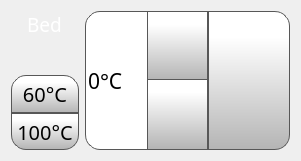
    <widget class="QWidget" name="horizontalLayoutWidget_2">
     <property name="geometry">
      <rect>
       <x>540</x>
       <y>120</y>
       <width>301</width>
       <height>161</height>
      </rect>
     </property>
     <layout class="QHBoxLayout" name="horizontalLayout_3" stretch="1,3">
      <item>
       <layout class="QVBoxLayout" name="verticalLayout_3">
        <property name="spacing">
         <number>0</number>
        </property>
        <item alignment="Qt::AlignHCenter">
         <widget class="QLabel" name="bedLabel_2">
          <property name="font">
           <font>
            <family>Gotham Light</family>
            <pointsize>14</pointsize>
            <weight>50</weight>
            <bold>false</bold>
           </font>
          </property>
          <property name="styleSheet">
           <string notr="true">color: rgb(255, 255, 255);</string>
          </property>
          <property name="text">
           <string>Bed</string>
          </property>
         </widget>
        </item>
        <item alignment="Qt::AlignHCenter">
         <widget class="QLabel" name="bedLabel">
          <property name="minimumSize">
           <size>
            <width>20</width>
            <height>20</height>
           </size>
          </property>
          <property name="maximumSize">
           <size>
            <width>40</width>
            <height>40</height>
           </size>
          </property>
          <property name="font">
           <font>
            <family>Gotham</family>
            <pointsize>16</pointsize>
            <weight>50</weight>
            <bold>false</bold>
            <underline>false</underline>
            <strikeout>false</strikeout>
           </font>
          </property>
          <property name="styleSheet">
           <string notr="true">margin : 4px</string>
          </property>
          <property name="text">
           <string/>
          </property>
          <property name="pixmap">
           <pixmap resource="../resources/resource.qrc">:/Icons/img/icons/bed.png</pixmap>
          </property>
          <property name="scaledContents">
           <bool>true</bool>
          </property>
         </widget>
        </item>
        <item>
         <widget class="QPushButton" name="bed60PreheatButton">
          <property name="sizePolicy">
           <sizepolicy hsizetype="Expanding" vsizetype="Expanding">
            <horstretch>0</horstretch>
            <verstretch>0</verstretch>
           </sizepolicy>
          </property>
          <property name="minimumSize">
           <size>
            <width>0</width>
            <height>0</height>
           </size>
          </property>
          <property name="font">
           <font>
            <family>Gotham</family>
            <pointsize>15</pointsize>
           </font>
          </property>
          <property name="styleSheet">
           <string notr="true">QPushButton {
     border: 1px solid rgb(87, 87, 87);

	background-color: qlineargradient(spread:pad, x1:0, y1:1, x2:0, y2:0.188, stop:0 rgba(180, 180, 180, 255), stop:1 rgba(255, 255, 255, 255));
	border-top-right-radius: 15px;
border-top-left-radius: 15px;

}

QPushButton:pressed {
    background-color: qlineargradient(x1: 0, y1: 0, x2: 0, y2: 1,
                                      stop: 0 #dadbde, stop: 1 #f6f7fa);
}

QPushButton:flat {
    border: none; /* no border for a flat push button */
}

QPushButton:default {
    border-color: navy; /* make the default button prominent */
}

QPushButton:focus {
	outline: none;
}</string>
          </property>
          <property name="text">
           <string>60°C</string>
          </property>
          <property name="iconSize">
           <size>
            <width>50</width>
            <height>50</height>
           </size>
          </property>
          <property name="checkable">
           <bool>false</bool>
          </property>
          <property name="autoDefault">
           <bool>false</bool>
          </property>
          <property name="default">
           <bool>false</bool>
          </property>
          <property name="flat">
           <bool>false</bool>
          </property>
         </widget>
        </item>
        <item>
         <widget class="QPushButton" name="bed100PreheatButton">
          <property name="sizePolicy">
           <sizepolicy hsizetype="Expanding" vsizetype="Expanding">
            <horstretch>0</horstretch>
            <verstretch>0</verstretch>
           </sizepolicy>
          </property>
          <property name="minimumSize">
           <size>
            <width>0</width>
            <height>0</height>
           </size>
          </property>
          <property name="font">
           <font>
            <family>Gotham</family>
            <pointsize>15</pointsize>
           </font>
          </property>
          <property name="styleSheet">
           <string notr="true">QPushButton {
     border: 1px solid rgb(87, 87, 87);

	background-color: qlineargradient(spread:pad, x1:0, y1:1, x2:0, y2:0.188, stop:0 rgba(180, 180, 180, 255), stop:1 rgba(255, 255, 255, 255));
	border-bottom-right-radius: 15px;
border-bottom-left-radius: 15px;
}

QPushButton:pressed {
    background-color: qlineargradient(x1: 0, y1: 0, x2: 0, y2: 1,
                                      stop: 0 #dadbde, stop: 1 #f6f7fa);
}

QPushButton:flat {
    border: none; /* no border for a flat push button */
}

QPushButton:default {
    border-color: navy; /* make the default button prominent */
}

QPushButton:focus {
	outline: none;
}</string>
          </property>
          <property name="text">
           <string>100°C</string>
          </property>
          <property name="iconSize">
           <size>
            <width>50</width>
            <height>50</height>
           </size>
          </property>
          <property name="checkable">
           <bool>false</bool>
          </property>
          <property name="autoDefault">
           <bool>false</bool>
          </property>
          <property name="default">
           <bool>false</bool>
          </property>
          <property name="flat">
           <bool>false</bool>
          </property>
         </widget>
        </item>
       </layout>
      </item>
      <item>
       <layout class="QHBoxLayout" name="horizontalLayout_4" stretch="3,2">
        <property name="spacing">
         <number>0</number>
        </property>
        <item>
         <widget class="QSpinBox" name="bedTempSpinBox">
          <property name="sizePolicy">
           <sizepolicy hsizetype="Expanding" vsizetype="Expanding">
            <horstretch>0</horstretch>
            <verstretch>0</verstretch>
           </sizepolicy>
          </property>
          <property name="font">
           <font>
            <family>Gotham</family>
            <pointsize>16</pointsize>
           </font>
          </property>
          <property name="styleSheet">
           <string notr="true">QSpinBox {
border-bottom-left-radius: 15px;
border-top-left-radius: 15px;
qproperty-alignment: 'AlignVCenter | AlignHCenter';
border: 1px solid rgb(87, 87, 87);
	background-color: rgb(255, 255, 255);
}

QSpinBox ::text {
	background-color: rgb(255, 146, 57);
}

QSpinBox ::text:selected {
	background-color: rgb(255, 146, 57);
   
}
QSpinBox::up-button {
     border-left: 1px solid rgb(87, 87, 87);
border-bottom: 1px solid rgb(87, 87, 87);

    min-width: 60px;   /* sets minimal button width */
	background-color: qlineargradient(spread:pad, x1:0, y1:1, x2:0, y2:0.188, stop:0 rgba(180, 180, 180, 255), stop:1 rgba(255, 255, 255, 255));
}

QSpinBox::up-arrow { image: url(:/Navigation/img/Navigation/arrows.png);
    width: 25px;
     height: 25px;
padding: 5px; 
}



QSpinBox::up-button:pressed {
    background-color: qlineargradient(x1: 0, y1: 0, x2: 0, y2: 1,
                                      stop: 0 #dadbde, stop: 1 #f6f7fa);
}


QSpinBox::down-button {
     border-left: 1px solid rgb(87, 87, 87);
border-top: 1px solid rgb(87, 87, 87);
    min-width: 60px;   /* sets minimal button width */
	background-color: qlineargradient(spread:pad, x1:0, y1:1, x2:0, y2:0.188, stop:0 rgba(180, 180, 180, 255), stop:1 rgba(255, 255, 255, 255));
margin-top: -2px;

}

QSpinBox::down-arrow {image: url(:/Navigation/img/Navigation/arrows-5.png);
    width: 25px;
     height: 25px;
padding: 5px;
}

QSpinBox::down-button:pressed {
    background-color: qlineargradient(x1: 0, y1: 0, x2: 0, y2: 1,
                                      stop: 0 #dadbde, stop: 1 #f6f7fa);

}

</string>
          </property>
          <property name="frame">
           <bool>false</bool>
          </property>
          <property name="readOnly">
           <bool>false</bool>
          </property>
          <property name="buttonSymbols">
           <enum>QAbstractSpinBox::UpDownArrows</enum>
          </property>
          <property name="accelerated">
           <bool>true</bool>
          </property>
          <property name="suffix">
           <string>°C</string>
          </property>
          <property name="maximum">
           <number>150</number>
          </property>
          <property name="singleStep">
           <number>1</number>
          </property>
          <property name="value">
           <number>0</number>
          </property>
         </widget>
        </item>
        <item>
         <widget class="QPushButton" name="setBedTempButton">
          <property name="sizePolicy">
           <sizepolicy hsizetype="Expanding" vsizetype="Expanding">
            <horstretch>0</horstretch>
            <verstretch>0</verstretch>
           </sizepolicy>
          </property>
          <property name="font">
           <font>
            <family>Gotham</family>
            <pointsize>13</pointsize>
           </font>
          </property>
          <property name="styleSheet">
           <string notr="true">QPushButton {
     border: 1px solid rgb(87, 87, 87);
	background-color: qlineargradient(spread:pad, x1:0, y1:1, x2:0, y2:0.188, stop:0 rgba(180, 180, 180, 255), stop:1 rgba(255, 255, 255, 255));
border-top-right-radius: 15px;
border-bottom-right-radius: 15px;

}

QPushButton:pressed {
    background-color: qlineargradient(x1: 0, y1: 0, x2: 0, y2: 1,
                                      stop: 0 #dadbde, stop: 1 #f6f7fa);
}

QPushButton:flat {
    border: none; /* no border for a flat push button */
}

QPushButton:default {
    border-color: navy; /* make the default button prominent */
}

QPushButton:focus {
	outline: none;
}</string>
          </property>
          <property name="text">
           <string/>
          </property>
          <property name="icon">
           <iconset resource="../resources/resource.qrc">
            <normaloff>:/Icons/img/icons/verification-mark.png</normaloff>:/Icons/img/icons/verification-mark.png</iconset>
          </property>
          <property name="iconSize">
           <size>
            <width>30</width>
            <height>30</height>
           </size>
          </property>
         </widget>
        </item>
       </layout>
      </item>
     </layout>
    </widget>
